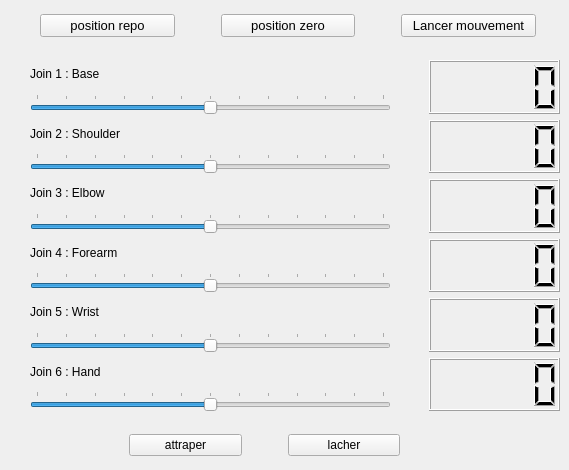
    <widget class="QWidget" name="tab">
     <attribute name="title">
      <string>Tab 1</string>
     </attribute>
     <widget class="QWidget" name="verticalLayoutWidget">
      <property name="geometry">
       <rect>
        <x>30</x>
        <y>60</y>
        <width>361</width>
        <height>351</height>
       </rect>
      </property>
      <layout class="QVBoxLayout" name="verticalLayout">
       <item>
        <widget class="QLabel" name="label_2">
         <property name="text">
          <string>Join 1 : Base</string>
         </property>
        </widget>
       </item>
       <item>
        <widget class="QSlider" name="horizontalSlider_axe1">
         <property name="minimum">
          <number>-3000</number>
         </property>
         <property name="maximum">
          <number>3000</number>
         </property>
         <property name="singleStep">
          <number>10</number>
         </property>
         <property name="orientation">
          <enum>Qt::Horizontal</enum>
         </property>
         <property name="tickPosition">
          <enum>QSlider::TicksAbove</enum>
         </property>
         <property name="tickInterval">
          <number>500</number>
         </property>
        </widget>
       </item>
       <item>
        <widget class="QLabel" name="label">
         <property name="text">
          <string>Join 2 : Shoulder </string>
         </property>
        </widget>
       </item>
       <item>
        <widget class="QSlider" name="horizontalSlider_axe2">
         <property name="minimum">
          <number>-3000</number>
         </property>
         <property name="maximum">
          <number>3000</number>
         </property>
         <property name="singleStep">
          <number>10</number>
         </property>
         <property name="orientation">
          <enum>Qt::Horizontal</enum>
         </property>
         <property name="tickPosition">
          <enum>QSlider::TicksAbove</enum>
         </property>
         <property name="tickInterval">
          <number>500</number>
         </property>
        </widget>
       </item>
       <item>
        <widget class="QLabel" name="label_3">
         <property name="text">
          <string>Join 3 : Elbow</string>
         </property>
        </widget>
       </item>
       <item>
        <widget class="QSlider" name="horizontalSlider_axe3">
         <property name="minimum">
          <number>-3000</number>
         </property>
         <property name="maximum">
          <number>3000</number>
         </property>
         <property name="singleStep">
          <number>10</number>
         </property>
         <property name="orientation">
          <enum>Qt::Horizontal</enum>
         </property>
         <property name="tickPosition">
          <enum>QSlider::TicksAbove</enum>
         </property>
         <property name="tickInterval">
          <number>500</number>
         </property>
        </widget>
       </item>
       <item>
        <widget class="QLabel" name="label_4">
         <property name="text">
          <string>Join 4 : Forearm</string>
         </property>
        </widget>
       </item>
       <item>
        <widget class="QSlider" name="horizontalSlider_axe4">
         <property name="minimum">
          <number>-3000</number>
         </property>
         <property name="maximum">
          <number>3000</number>
         </property>
         <property name="singleStep">
          <number>10</number>
         </property>
         <property name="orientation">
          <enum>Qt::Horizontal</enum>
         </property>
         <property name="tickPosition">
          <enum>QSlider::TicksAbove</enum>
         </property>
         <property name="tickInterval">
          <number>500</number>
         </property>
        </widget>
       </item>
       <item>
        <widget class="QLabel" name="label_5">
         <property name="text">
          <string>Join 5 : Wrist</string>
         </property>
        </widget>
       </item>
       <item>
        <widget class="QSlider" name="horizontalSlider_axe5">
         <property name="minimum">
          <number>-3000</number>
         </property>
         <property name="maximum">
          <number>3000</number>
         </property>
         <property name="singleStep">
          <number>10</number>
         </property>
         <property name="orientation">
          <enum>Qt::Horizontal</enum>
         </property>
         <property name="tickPosition">
          <enum>QSlider::TicksAbove</enum>
         </property>
         <property name="tickInterval">
          <number>500</number>
         </property>
        </widget>
       </item>
       <item>
        <widget class="QLabel" name="label_6">
         <property name="text">
          <string>Join 6 : Hand</string>
         </property>
        </widget>
       </item>
       <item>
        <widget class="QSlider" name="horizontalSlider_axe6">
         <property name="minimum">
          <number>-3000</number>
         </property>
         <property name="maximum">
          <number>3000</number>
         </property>
         <property name="singleStep">
          <number>10</number>
         </property>
         <property name="orientation">
          <enum>Qt::Horizontal</enum>
         </property>
         <property name="tickPosition">
          <enum>QSlider::TicksAbove</enum>
         </property>
         <property name="tickInterval">
          <number>500</number>
         </property>
        </widget>
       </item>
      </layout>
     </widget>
     <widget class="QWidget" name="verticalLayoutWidget_2">
      <property name="geometry">
       <rect>
        <x>429</x>
        <y>60</y>
        <width>131</width>
        <height>351</height>
       </rect>
      </property>
      <layout class="QVBoxLayout" name="verticalLayout_2">
       <item>
        <widget class="QLCDNumber" name="lcdNumber"/>
       </item>
       <item>
        <widget class="QLCDNumber" name="lcdNumber_2"/>
       </item>
       <item>
        <widget class="QLCDNumber" name="lcdNumber_3"/>
       </item>
       <item>
        <widget class="QLCDNumber" name="lcdNumber_4"/>
       </item>
       <item>
        <widget class="QLCDNumber" name="lcdNumber_5"/>
       </item>
       <item>
        <widget class="QLCDNumber" name="lcdNumber_6"/>
       </item>
      </layout>
     </widget>
     <widget class="QWidget" name="horizontalLayoutWidget_2">
      <property name="geometry">
       <rect>
        <x>40</x>
        <y>10</y>
        <width>496</width>
        <height>32</height>
       </rect>
      </property>
      <layout class="QHBoxLayout" name="horizontalLayout_2">
       <item>
        <widget class="QPushButton" name="pushButton_lPosRepo">
         <property name="font">
          <font>
           <pointsize>10</pointsize>
          </font>
         </property>
         <property name="text">
          <string>position repo</string>
         </property>
        </widget>
       </item>
       <item>
        <spacer name="horizontalSpacer_2">
         <property name="orientation">
          <enum>Qt::Horizontal</enum>
         </property>
         <property name="sizeType">
          <enum>QSizePolicy::Fixed</enum>
         </property>
         <property name="sizeHint" stdset="0">
          <size>
           <width>40</width>
           <height>20</height>
          </size>
         </property>
        </spacer>
       </item>
       <item>
        <widget class="QPushButton" name="pushButton_lPosZero">
         <property name="font">
          <font>
           <pointsize>10</pointsize>
          </font>
         </property>
         <property name="text">
          <string>position zero</string>
         </property>
        </widget>
       </item>
       <item>
        <spacer name="horizontalSpacer">
         <property name="orientation">
          <enum>Qt::Horizontal</enum>
         </property>
         <property name="sizeType">
          <enum>QSizePolicy::Fixed</enum>
         </property>
         <property name="sizeHint" stdset="0">
          <size>
           <width>40</width>
           <height>20</height>
          </size>
         </property>
        </spacer>
       </item>
       <item>
        <widget class="QPushButton" name="pushButton_LancerMouvement">
         <property name="font">
          <font>
           <pointsize>10</pointsize>
          </font>
         </property>
         <property name="text">
          <string>Lancer mouvement</string>
         </property>
        </widget>
       </item>
      </layout>
     </widget>
     <widget class="QWidget" name="horizontalLayoutWidget_4">
      <property name="geometry">
       <rect>
        <x>129</x>
        <y>430</y>
        <width>271</width>
        <height>31</height>
       </rect>
      </property>
      <layout class="QHBoxLayout" name="horizontalLayout_4">
       <item>
        <widget class="QPushButton" name="pushButton_attraper">
         <property name="text">
          <string>attraper</string>
         </property>
        </widget>
       </item>
       <item>
        <spacer name="horizontalSpacer_3">
         <property name="orientation">
          <enum>Qt::Horizontal</enum>
         </property>
         <property name="sizeType">
          <enum>QSizePolicy::Fixed</enum>
         </property>
         <property name="sizeHint" stdset="0">
          <size>
           <width>40</width>
           <height>20</height>
          </size>
         </property>
        </spacer>
       </item>
       <item>
        <widget class="QPushButton" name="pushButton_lacher">
         <property name="text">
          <string>lacher</string>
         </property>
        </widget>
       </item>
      </layout>
     </widget>
    </widget>
